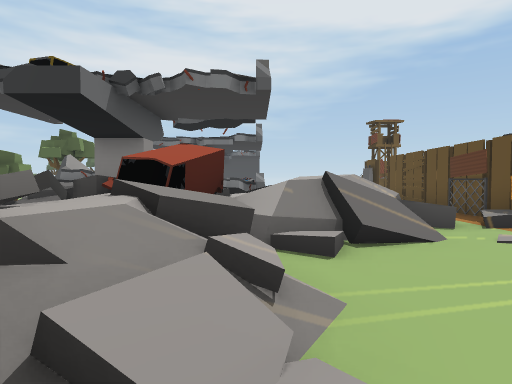
[1] (above)

24 first-person views from a walk through a scene from a Unity 3-D project. The camera is 1.4 m above the floor, tilts 2° down and sees 75° across. The floor is counted in squares, 2.4 m on a side. Each view is taken from the middle of a square. On the plan, view 1 faces up. The plan holds only what a view shows up to about 9 squares ahead; the rest is blank. The place goes on beyond the plan. The player is left out. Some animated figures are left out.

[2]
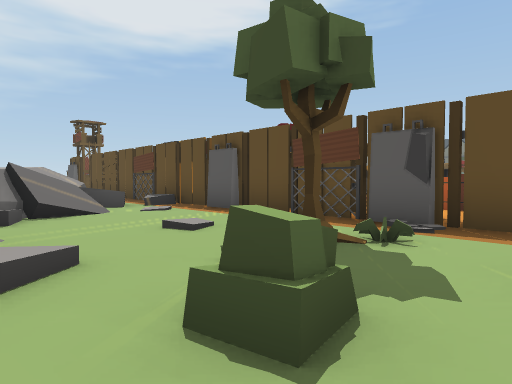

[3]
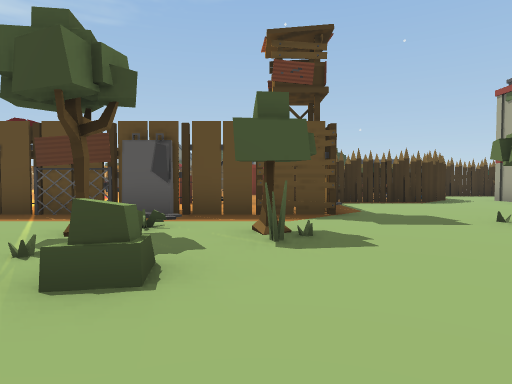

[4]
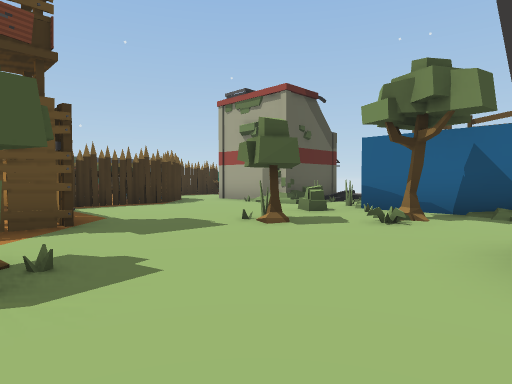

[5]
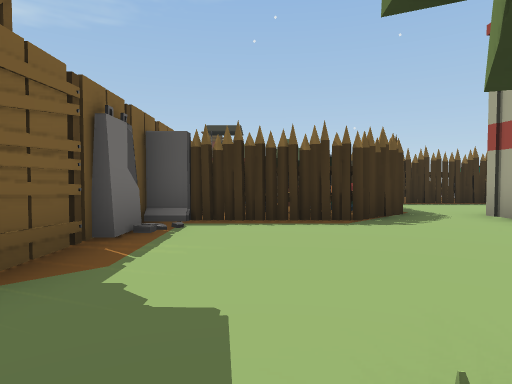

[6]
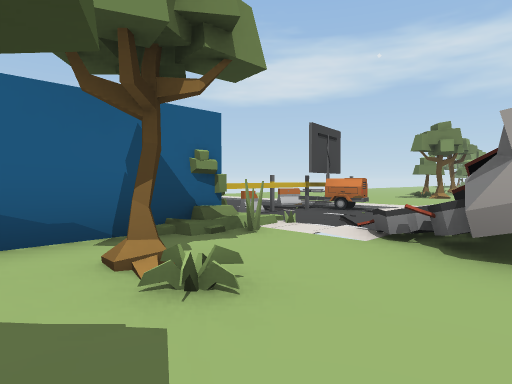

[7]
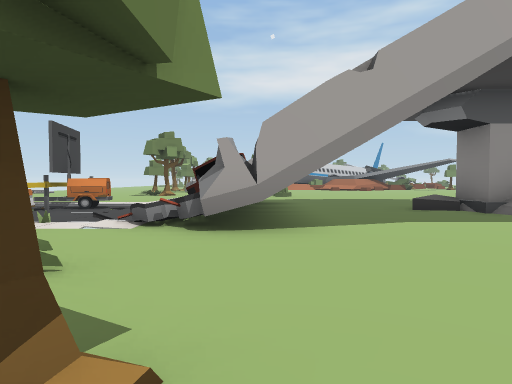

[8]
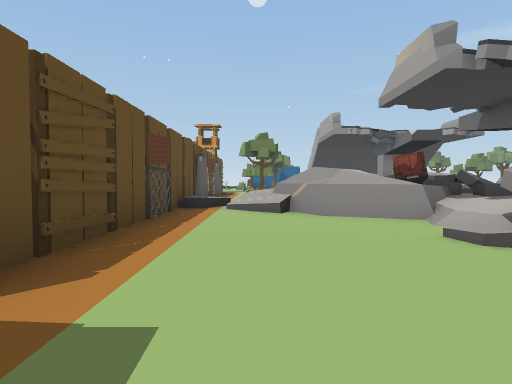

[9]
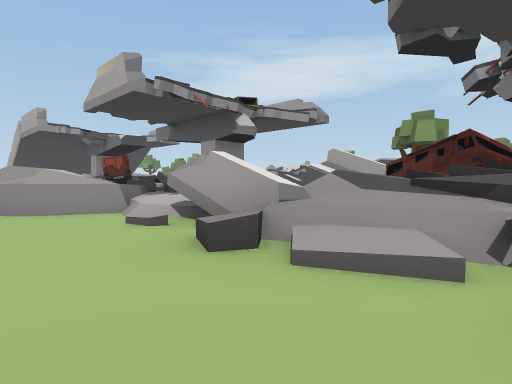

[10]
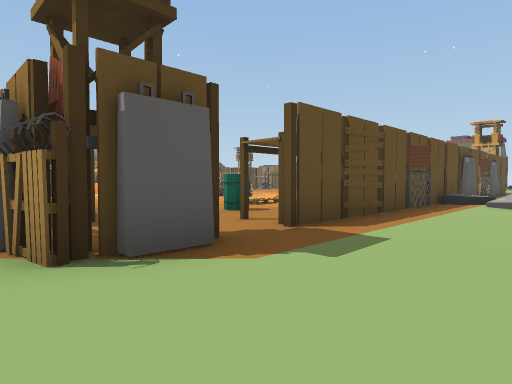

[11]
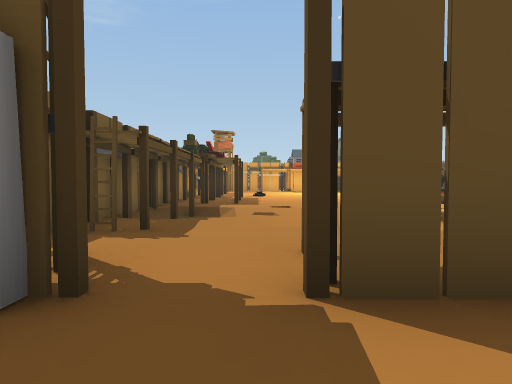

[12]
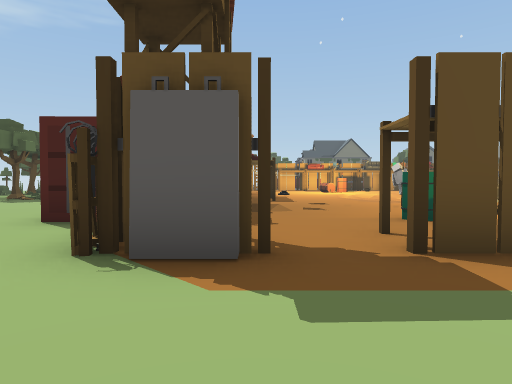

[13]
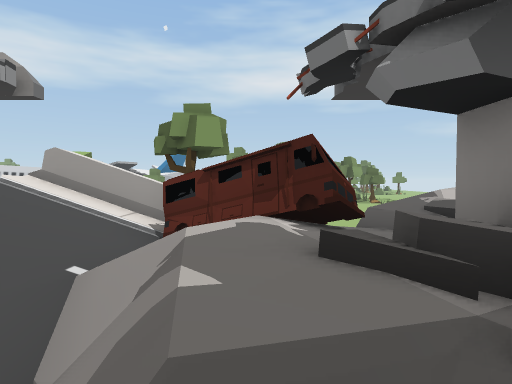

[14]
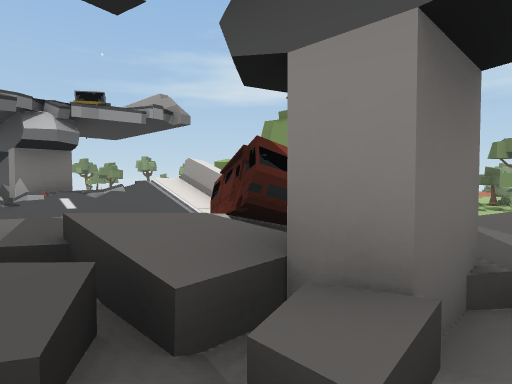

[15]
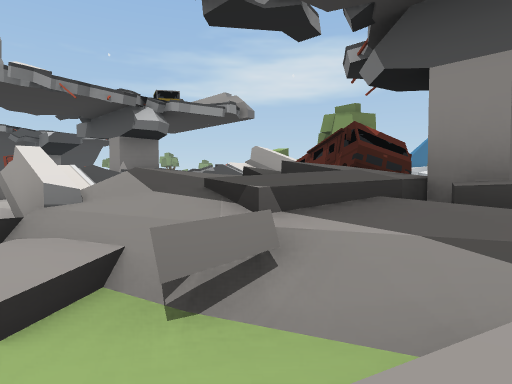

[16]
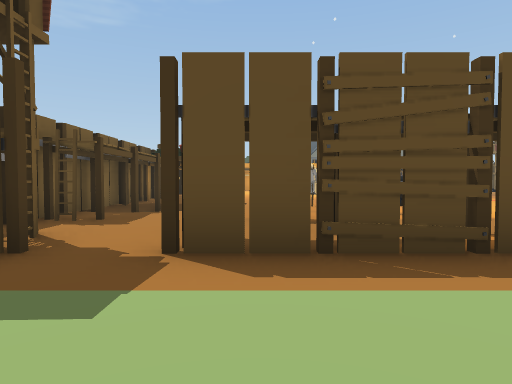

[17]
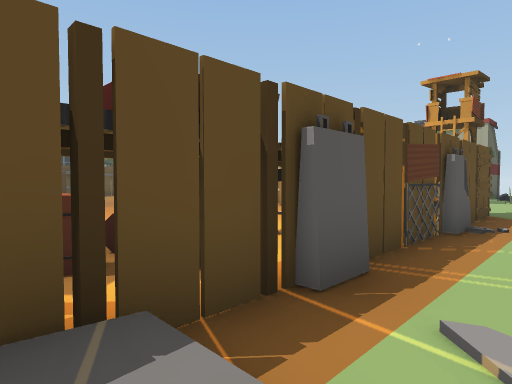

[18]
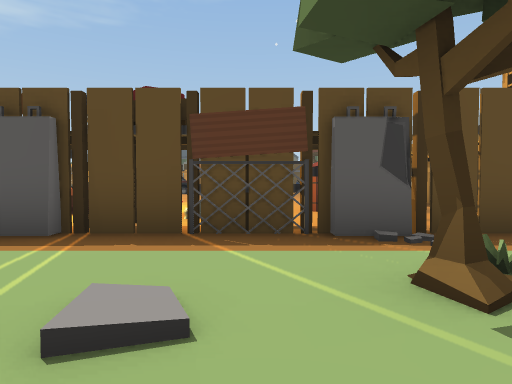

[19]
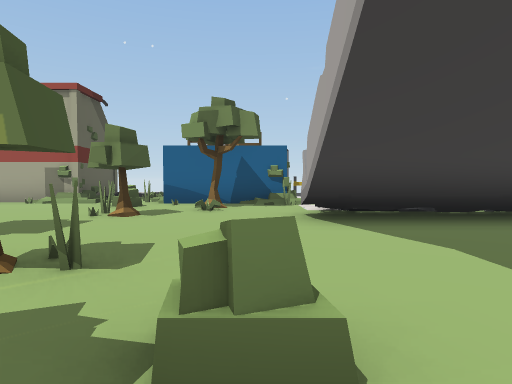

[20]
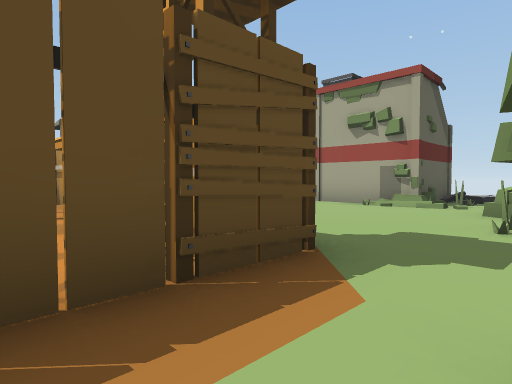

[21]
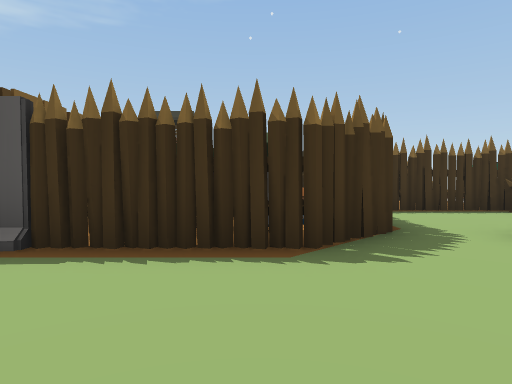

[22]
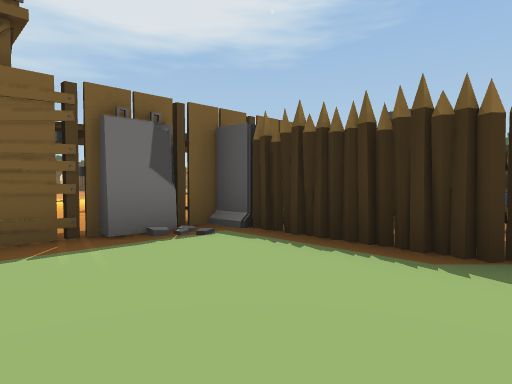

[23]
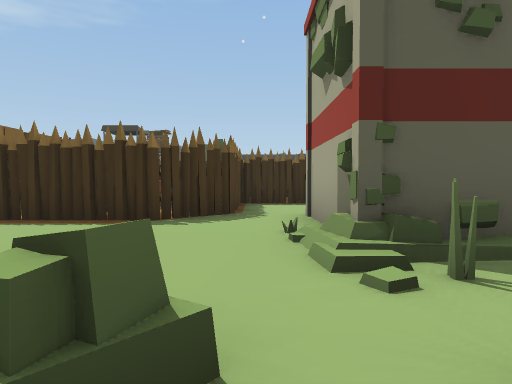

[24]
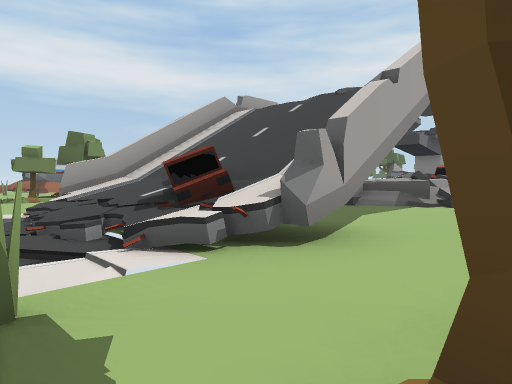

### Floor plan
Key: @ floor where view 1 was taken; # wall or solid block; x gap in a wall; . main floor; : floor 0.25 m higher than the main floor; - floor 0.25 m lower than the main floor; + floor 0.5 m higher than the main floor; * floor 0.75 m higher than the main floor; % floor 1.25 m higher than the main floor; & floor 1.5 m higher than the main floor; / step, stairs or slope; = window, fence, low wall or low ledge; ^ raised ledge; v drop or lower ground; F fence; A van; B barrel; T tower; C car; S sign; N container; O other object.
Columns run from 9 left of view 1 to 12 right of it. Each row starts with its distance up from view 1.
 15    ##/////....#FNNNN
 14    #x=#=/=/...FFOFFFFO
 13     /OO#///...T...-OO#
 12      OO&//=...OO.....
 11     #O**+#/...F.B....
 10     #%vv #/...F.B.OO.
  9     #=// #....FO.:
  8      // #===..F..  OO
  7      /##==##/.F    OO
  6      /^==###//FO
  5       / A##==.FB
  4       =^A#=/:.FOO
  3        =#=....FO
  2         #/....F.O
  1        #=/....F..
  0        #=@..#. OBB
 -1     ..##..=...F..
 -2     ..=.......TOO.OO
 -3     ..........FFFFFOOF
 -4     .............#   F
 -5     # &CC#.......#
 -6 ##. #==CC=.......#OO
 -7  .......=..#.....OO#
 -8   .......##..=......#
 -9    ..SS.##########..#
-10      =/#      /#   .#
-11       ..      /#    O

Where each view was taken, in squares from view 1:
view 1: 0 up, 0 right, facing up
view 2: 2 down, 0 right, facing up-right
view 3: 2 down, 1 left, facing right
view 4: 2 down, 0 right, facing down-right
view 5: 5 down, 3 right, facing right
view 6: 5 down, 3 right, facing down-left
view 7: 5 down, 4 right, facing left
view 8: 13 up, 3 right, facing down
view 9: 14 up, 3 right, facing down-left
view 10: 15 up, 2 right, facing down-right
view 11: 12 up, 3 right, facing right
view 12: 13 up, 2 right, facing right
view 13: 12 up, 0 right, facing left
view 14: 15 up, 1 left, facing down-left
view 15: 15 up, 1 right, facing down-left
view 16: 11 up, 2 right, facing right
view 17: 6 up, 3 right, facing down-right
view 18: 1 up, 1 right, facing right
view 19: 0 up, 1 right, facing down
view 20: 1 down, 3 right, facing down-right
view 21: 6 down, 5 right, facing right
view 22: 7 down, 5 right, facing up-right
view 23: 8 down, 3 right, facing right
view 24: 8 down, 2 right, facing up-left
